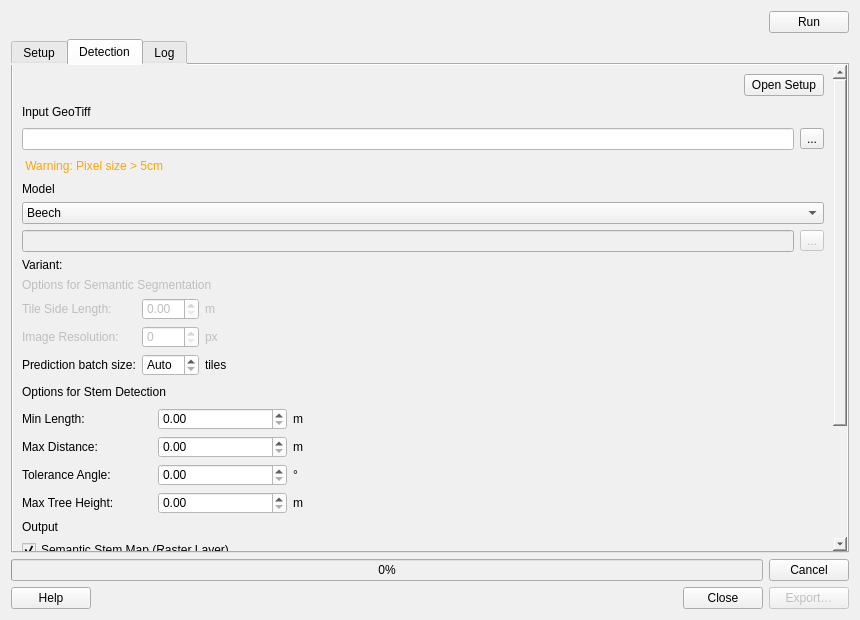
<?xml version="1.0" encoding="UTF-8"?>
<ui version="4.0">
 <class>frame</class>
 <widget class="QFrame" name="frame">
  <property name="geometry">
   <rect>
    <x>0</x>
    <y>0</y>
    <width>860</width>
    <height>620</height>
   </rect>
  </property>
  <!-- This used to declare 640x750 and mean neither number: with the tab
       pages laid out directly, the dialog's minimumSizeHint was 828x1089
       and Qt silently grew the window to it, which is how the Run and
       Close buttons ended up below the bottom of a laptop screen. The
       pages are in QScrollAreas now, so these values are real.

       Height clears an 800 px panel once the menu bar, the dock and the
       window chrome have taken their cut. Width is the Setup tab's
       natural width (its button grid wants ~800 px), so the default
       opens with no horizontal scrollbar; it is the width the dialog was
       already being forced to. The minimum only has to keep the Run row,
       the tab bar and the button row legible - the scroll areas absorb
       everything else. -->
  <property name="minimumSize">
   <size>
    <width>480</width>
    <height>320</height>
   </size>
  </property>
  <property name="windowTitle">
   <string>Frame</string>
  </property>
  <property name="autoFillBackground">
   <bool>false</bool>
  </property>
  <property name="styleSheet">
   <string notr="true">background-color: rgb(240, 240, 240)</string>
  </property>
  <layout class="QVBoxLayout" name="verticalLayout_7">
   <item>
    <layout class="QHBoxLayout" name="horizontalLayout_run">
     <item>
      <spacer name="horizontalSpacer_run">
       <property name="orientation">
        <enum>Qt::Horizontal</enum>
       </property>
       <property name="sizeHint" stdset="0">
        <size>
         <width>40</width>
         <height>20</height>
        </size>
       </property>
      </spacer>
     </item>
     <item>
      <widget class="QPushButton" name="run_button">
       <property name="toolTip">
        <string>Start a detection with the parameters below.</string>
       </property>
       <property name="text">
        <string>Run</string>
       </property>
      </widget>
     </item>
    </layout>
   </item>
   <item>
    <widget class="QTabWidget" name="log_widget">
     <property name="autoFillBackground">
      <bool>false</bool>
     </property>
     <property name="styleSheet">
      <string notr="true">background-color: rgb(240, 240, 240)</string>
     </property>
     <!-- Index 1 == the Detection page. Setup is leftmost (index 0) but
          must not be the page a configured user opens on; _enter_first_run
          overrides this at runtime and resolves the page BY WIDGET. -->
     <property name="currentIndex">
      <number>1</number>
     </property>
     <widget class="QWidget" name="tab_setup">
      <attribute name="title">
       <string>Setup</string>
      </attribute>
      <layout class="QVBoxLayout" name="verticalLayout_setup_outer">
       <property name="leftMargin">
        <number>0</number>
       </property>
       <property name="topMargin">
        <number>0</number>
       </property>
       <property name="rightMargin">
        <number>0</number>
       </property>
       <property name="bottomMargin">
        <number>0</number>
       </property>
       <item>
        <widget class="QScrollArea" name="scroll_setup">
         <property name="frameShape">
          <enum>QFrame::NoFrame</enum>
         </property>
         <property name="widgetResizable">
          <bool>true</bool>
         </property>
         <widget class="QWidget" name="scroll_setup_contents">
          <property name="geometry">
           <rect>
            <x>0</x>
            <y>0</y>
            <width>600</width>
            <height>900</height>
           </rect>
          </property>
          <layout class="QVBoxLayout" name="verticalLayout_setup">
           <item>
            <widget class="QLabel" name="setup_intro_label">
             <property name="styleSheet">
              <string notr="true">color: gray;</string>
             </property>
             <property name="text">
              <string>One-time setup. Nothing here runs during a detection.</string>
             </property>
             <property name="wordWrap">
              <bool>true</bool>
             </property>
            </widget>
           </item>
           <item>
            <widget class="QGroupBox" name="setup_env_group">
             <property name="title">
              <string>1 — Python environment</string>
             </property>
             <layout class="QGridLayout" name="gridLayout_setup_env">
              <item row="0" column="0" colspan="5">
               <widget class="QLabel" name="env_state_label">
                <property name="font">
                 <font>
                  <weight>75</weight>
                  <bold>true</bold>
                 </font>
                </property>
                <property name="text">
                 <string>Not set up</string>
                </property>
               </widget>
              </item>
              <item row="1" column="0" colspan="5">
               <widget class="QLabel" name="env_path_label">
                <property name="styleSheet">
                 <string notr="true">color: gray;</string>
                </property>
                <property name="text">
                 <string/>
                </property>
                <property name="wordWrap">
                 <bool>true</bool>
                </property>
                <property name="textInteractionFlags">
                 <set>Qt::TextSelectableByMouse</set>
                </property>
               </widget>
              </item>
              <item row="2" column="0" colspan="5">
               <widget class="QLabel" name="env_detail_label">
                <property name="styleSheet">
                 <string notr="true">color: gray;</string>
                </property>
                <property name="text">
                 <string/>
                </property>
                <property name="wordWrap">
                 <bool>true</bool>
                </property>
               </widget>
              </item>
              <item row="3" column="0">
               <widget class="QPushButton" name="env_create_button">
                <property name="text">
                 <string>Create environment for me</string>
                </property>
                <property name="default">
                 <bool>true</bool>
                </property>
               </widget>
              </item>
              <item row="3" column="1">
               <widget class="QPushButton" name="env_choose_button">
                <property name="text">
                 <string>Choose interpreter…</string>
                </property>
               </widget>
              </item>
              <item row="3" column="2">
               <widget class="QPushButton" name="env_repair_button">
                <property name="text">
                 <string>Reinstall dependencies</string>
                </property>
               </widget>
              </item>
              <item row="3" column="3">
               <spacer name="horizontalSpacer_setup_env">
                <property name="orientation">
                 <enum>Qt::Horizontal</enum>
                </property>
                <property name="sizeHint" stdset="0">
                 <size>
                  <width>20</width>
                  <height>20</height>
                 </size>
                </property>
               </spacer>
              </item>
              <item row="3" column="4">
               <widget class="QPushButton" name="env_delete_button">
                <property name="text">
                 <string>Delete environment…</string>
                </property>
               </widget>
              </item>
              <item row="4" column="0" colspan="3">
               <widget class="QPushButton" name="autotune_clear_button">
                <property name="toolTip">
                 <string>Forget the measured prediction batch size. It is
    re-measured once on the next run (a one-off pause before the first tile)
    and then reused. Normally unnecessary — the cache invalidates itself when
    the model, the execution provider or the hardware changes.</string>
                </property>
                <property name="text">
                 <string>Clear batch-size autotune cache</string>
                </property>
               </widget>
              </item>
             </layout>
            </widget>
           </item>
           <item>
            <widget class="QGroupBox" name="setup_model_group">
             <property name="title">
              <string>2 — Models</string>
             </property>
             <layout class="QVBoxLayout" name="verticalLayout_setup_models">
              <item>
               <widget class="QLabel" name="models_summary_label">
                <property name="font">
                 <font>
                  <weight>75</weight>
                  <bold>true</bold>
                 </font>
                </property>
                <property name="text">
                 <string>Models on disk: 0 of 0 — 0 bytes</string>
                </property>
               </widget>
              </item>
              <item>
               <widget class="QLabel" name="models_dir_label">
                <property name="styleSheet">
                 <string notr="true">color: gray;</string>
                </property>
                <property name="text">
                 <string/>
                </property>
                <property name="wordWrap">
                 <bool>true</bool>
                </property>
                <property name="textInteractionFlags">
                 <set>Qt::TextSelectableByMouse</set>
                </property>
               </widget>
              </item>
              <item>
               <layout class="QHBoxLayout" name="horizontalLayout_models_filter">
                <item>
                 <widget class="QCheckBox" name="models_variants_checkBox">
                  <property name="text">
                   <string>Show all precision variants</string>
                  </property>
                  <property name="checked">
                   <bool>false</bool>
                  </property>
                 </widget>
                </item>
                <item>
                 <spacer name="horizontalSpacer_models_filter">
                  <property name="orientation">
                   <enum>Qt::Horizontal</enum>
                  </property>
                  <property name="sizeHint" stdset="0">
                   <size>
                    <width>20</width>
                    <height>20</height>
                   </size>
                  </property>
                 </spacer>
                </item>
                <item>
                 <widget class="QPushButton" name="models_refresh_button">
                  <property name="text">
                   <string>Rescan</string>
                  </property>
                 </widget>
                </item>
               </layout>
              </item>
              <item>
               <widget class="QTreeWidget" name="models_treeWidget">
                <property name="minimumSize">
                 <size>
                  <width>0</width>
                  <height>180</height>
                 </size>
                </property>
                <property name="styleSheet">
                 <string notr="true">background-color: rgb(255, 255, 255)</string>
                </property>
                <property name="alternatingRowColors">
                 <bool>false</bool>
                </property>
                <property name="selectionMode">
                 <enum>QAbstractItemView::SingleSelection</enum>
                </property>
                <property name="selectionBehavior">
                 <enum>QAbstractItemView::SelectRows</enum>
                </property>
                <property name="rootIsDecorated">
                 <bool>true</bool>
                </property>
                <property name="uniformRowHeights">
                 <bool>true</bool>
                </property>
                <column>
                 <property name="text">
                  <string>Model</string>
                 </property>
                </column>
                <column>
                 <property name="text">
                  <string>Precision</string>
                 </property>
                </column>
                <column>
                 <property name="text">
                  <string>Size</string>
                 </property>
                </column>
                <column>
                 <property name="text">
                  <string>Status</string>
                 </property>
                </column>
               </widget>
              </item>
              <item>
               <layout class="QHBoxLayout" name="horizontalLayout_models_buttons">
                <item>
                 <widget class="QPushButton" name="models_download_button">
                  <property name="text">
                   <string>Download</string>
                  </property>
                 </widget>
                </item>
                <item>
                 <widget class="QPushButton" name="models_download_default_button">
                  <property name="text">
                   <string>Download recommended</string>
                  </property>
                 </widget>
                </item>
                <item>
                 <widget class="QPushButton" name="models_verify_button">
                  <property name="text">
                   <string>Verify</string>
                  </property>
                 </widget>
                </item>
                <item>
                 <widget class="QPushButton" name="models_delete_button">
                  <property name="text">
                   <string>Delete…</string>
                  </property>
                 </widget>
                </item>
                <item>
                 <spacer name="horizontalSpacer_models_buttons">
                  <property name="orientation">
                   <enum>Qt::Horizontal</enum>
                  </property>
                  <property name="sizeHint" stdset="0">
                   <size>
                    <width>20</width>
                    <height>20</height>
                   </size>
                  </property>
                 </spacer>
                </item>
                <item>
                 <widget class="QPushButton" name="models_open_folder_button">
                  <property name="text">
                   <string>Open folder</string>
                  </property>
                 </widget>
                </item>
               </layout>
              </item>
             </layout>
            </widget>
           </item>
           <item>
            <widget class="QGroupBox" name="setup_ready_group">
             <property name="title">
              <string>3 — Ready</string>
             </property>
             <layout class="QHBoxLayout" name="horizontalLayout_setup_ready">
              <item>
               <widget class="QLabel" name="setup_ready_label">
                <property name="text">
                 <string/>
                </property>
                <property name="wordWrap">
                 <bool>true</bool>
                </property>
               </widget>
              </item>
              <item>
               <spacer name="horizontalSpacer_setup_ready">
                <property name="orientation">
                 <enum>Qt::Horizontal</enum>
                </property>
                <property name="sizeHint" stdset="0">
                 <size>
                  <width>20</width>
                  <height>20</height>
                 </size>
                </property>
               </spacer>
              </item>
              <item>
               <widget class="QPushButton" name="setup_go_detect_button">
                <property name="enabled">
                 <bool>false</bool>
                </property>
                <property name="text">
                 <string>Go to detection</string>
                </property>
               </widget>
              </item>
             </layout>
            </widget>
           </item>
           <item>
            <widget class="QGroupBox" name="setup_activity_group">
             <property name="title">
              <string>Activity</string>
             </property>
             <layout class="QVBoxLayout" name="verticalLayout_setup_activity">
              <item>
               <widget class="QLabel" name="setup_status_label">
                <property name="text">
                 <string>Idle.</string>
                </property>
                <property name="wordWrap">
                 <bool>true</bool>
                </property>
               </widget>
              </item>
              <item>
               <widget class="QProgressBar" name="setup_progress_bar">
                <property name="value">
                 <number>0</number>
                </property>
                <property name="textVisible">
                 <bool>true</bool>
                </property>
               </widget>
              </item>
              <item>
               <widget class="QPlainTextEdit" name="setup_detail_log">
                <property name="maximumSize">
                 <size>
                  <width>16777215</width>
                  <height>140</height>
                 </size>
                </property>
                <property name="styleSheet">
                 <string notr="true">background-color: rgb(255, 255, 255)</string>
                </property>
                <property name="readOnly">
                 <bool>true</bool>
                </property>
                <property name="maximumBlockCount">
                 <number>500</number>
                </property>
               </widget>
              </item>
              <item>
               <layout class="QHBoxLayout" name="horizontalLayout_setup_activity_buttons">
                <item>
                 <spacer name="horizontalSpacer_setup_activity">
                  <property name="orientation">
                   <enum>Qt::Horizontal</enum>
                  </property>
                  <property name="sizeHint" stdset="0">
                   <size>
                    <width>20</width>
                    <height>20</height>
                   </size>
                  </property>
                 </spacer>
                </item>
                <item>
                 <widget class="QPushButton" name="setup_open_log_button">
                  <property name="text">
                   <string>Open full log</string>
                  </property>
                 </widget>
                </item>
               </layout>
              </item>
             </layout>
            </widget>
           </item>
          </layout>
         </widget>
        </widget>
       </item>
      </layout>
     </widget>
     <widget class="QWidget" name="tab">
      <attribute name="title">
       <string>Detection</string>
      </attribute>
      <layout class="QVBoxLayout" name="verticalLayout_detection_outer">
       <property name="leftMargin">
        <number>0</number>
       </property>
       <property name="topMargin">
        <number>0</number>
       </property>
       <property name="rightMargin">
        <number>0</number>
       </property>
       <property name="bottomMargin">
        <number>0</number>
       </property>
       <item>
        <widget class="QScrollArea" name="scroll_detection">
         <property name="frameShape">
          <enum>QFrame::NoFrame</enum>
         </property>
         <property name="widgetResizable">
          <bool>true</bool>
         </property>
         <widget class="QWidget" name="scroll_detection_contents">
          <property name="geometry">
           <rect>
            <x>0</x>
            <y>0</y>
            <width>600</width>
            <height>900</height>
           </rect>
          </property>
          <layout class="QVBoxLayout" name="verticalLayout_4">
           <item>
            <widget class="QWidget" name="setup_banner_widget" native="true">
             <property name="visible">
              <bool>false</bool>
             </property>
             <layout class="QHBoxLayout" name="horizontalLayout_setup_banner">
              <property name="leftMargin">
               <number>0</number>
              </property>
              <property name="topMargin">
               <number>0</number>
              </property>
              <property name="rightMargin">
               <number>0</number>
              </property>
              <property name="bottomMargin">
               <number>0</number>
              </property>
              <item>
               <widget class="QLabel" name="setup_banner_label">
                <property name="styleSheet">
                 <string notr="true">color: rgb(200, 90, 0);</string>
                </property>
                <property name="text">
                 <string/>
                </property>
                <property name="wordWrap">
                 <bool>true</bool>
                </property>
               </widget>
              </item>
              <item>
               <spacer name="horizontalSpacer_setup_banner">
                <property name="orientation">
                 <enum>Qt::Horizontal</enum>
                </property>
                <property name="sizeHint" stdset="0">
                 <size>
                  <width>20</width>
                  <height>20</height>
                 </size>
                </property>
               </spacer>
              </item>
              <item>
               <widget class="QPushButton" name="setup_banner_button">
                <property name="text">
                 <string>Open Setup</string>
                </property>
               </widget>
              </item>
             </layout>
            </widget>
           </item>
           <item>
            <layout class="QGridLayout" name="gridLayout">
             <item row="0" column="1" colspan="2">
              <spacer name="horizontalSpacer">
               <property name="orientation">
                <enum>Qt::Horizontal</enum>
               </property>
               <property name="sizeHint" stdset="0">
                <size>
                 <width>118</width>
                 <height>20</height>
                </size>
               </property>
              </spacer>
             </item>
             <item row="2" column="0" colspan="2">
              <widget class="QLabel" name="uav_warning_label">
               <property name="styleSheet">
                <string notr="true">color: #FFA500;</string>
               </property>
               <property name="text">
                <string> Warning: Pixel size &gt; 5cm</string>
               </property>
              </widget>
             </item>
             <item row="2" column="2">
              <spacer name="horizontalSpacer_2">
               <property name="orientation">
                <enum>Qt::Horizontal</enum>
               </property>
               <property name="sizeHint" stdset="0">
                <size>
                 <width>40</width>
                 <height>20</height>
                </size>
               </property>
              </spacer>
             </item>
             <item row="0" column="0">
              <widget class="QLabel" name="uav_input_label">
               <property name="text">
                <string>Input GeoTiff</string>
               </property>
              </widget>
             </item>
             <item row="1" column="0" colspan="3">
              <layout class="QHBoxLayout" name="horizontalLayout">
               <item>
                <widget class="QLineEdit" name="uav_lineEdit">
                 <property name="autoFillBackground">
                  <bool>false</bool>
                 </property>
                 <property name="styleSheet">
                  <string notr="true">background-color: rgb(255, 255, 255)</string>
                 </property>
                </widget>
               </item>
               <item>
                <widget class="QToolButton" name="uav_toolButton">
                 <property name="text">
                  <string>...</string>
                 </property>
                </widget>
               </item>
              </layout>
             </item>
            </layout>
           </item>
           <item>
            <spacer name="verticalSpacer_2">
             <property name="orientation">
              <enum>Qt::Vertical</enum>
             </property>
             <property name="sizeHint" stdset="0">
              <size>
               <width>20</width>
               <height>40</height>
              </size>
             </property>
            </spacer>
           </item>
           <item>
            <layout class="QVBoxLayout" name="verticalLayout">
             <item>
              <widget class="QLabel" name="model_input_label">
               <property name="text">
                <string>Model</string>
               </property>
              </widget>
             </item>
             <item>
              <widget class="QComboBox" name="model_comboBox">
               <item>
                <property name="text">
                 <string>Beech</string>
                </property>
               </item>
               <item>
                <property name="text">
                 <string>Spruce</string>
                </property>
               </item>
               <item>
                <property name="text">
                 <string>General</string>
                </property>
               </item>
               <item>
                <property name="text">
                 <string>Custom</string>
                </property>
               </item>
              </widget>
             </item>
             <item>
              <layout class="QHBoxLayout" name="horizontalLayout_2">
               <item>
                <widget class="QLineEdit" name="model_lineEdit">
                 <property name="enabled">
                  <bool>false</bool>
                 </property>
                 <property name="autoFillBackground">
                  <bool>false</bool>
                 </property>
                 <property name="styleSheet">
                  <string notr="true"/>
                 </property>
                </widget>
               </item>
               <item>
                <widget class="QToolButton" name="model_toolButton">
                 <property name="enabled">
                  <bool>false</bool>
                 </property>
                 <property name="text">
                  <string>...</string>
                 </property>
                </widget>
               </item>
              </layout>
             </item>
             <item>
              <widget class="QWidget" name="model_variant_widget" native="true">
               <layout class="QHBoxLayout" name="horizontalLayout_variant">
                <property name="leftMargin">
                 <number>0</number>
                </property>
                <property name="topMargin">
                 <number>0</number>
                </property>
                <property name="rightMargin">
                 <number>0</number>
                </property>
                <property name="bottomMargin">
                 <number>0</number>
                </property>
                <item>
                 <widget class="QLabel" name="variant_label">
                  <property name="text">
                   <string>Variant:</string>
                  </property>
                 </widget>
                </item>
               </layout>
              </widget>
             </item>
            </layout>
           </item>
           <item>
            <layout class="QHBoxLayout" name="horizontalLayout_9">
             <item>
              <layout class="QVBoxLayout" name="verticalLayout_3">
               <item>
                <widget class="QLabel" name="segm_label">
                 <property name="enabled">
                  <bool>false</bool>
                 </property>
                 <property name="text">
                  <string>Options for Semantic Segmentation</string>
                 </property>
                </widget>
               </item>
               <item>
                <layout class="QGridLayout" name="gridLayout_4">
                 <item row="1" column="0">
                  <widget class="QLabel" name="image_label">
                   <property name="enabled">
                    <bool>false</bool>
                   </property>
                   <property name="text">
                    <string>Image Resolution:</string>
                   </property>
                  </widget>
                 </item>
                 <item row="0" column="2">
                  <widget class="QLabel" name="tileside_unit_label">
                   <property name="enabled">
                    <bool>false</bool>
                   </property>
                   <property name="text">
                    <string>m</string>
                   </property>
                  </widget>
                 </item>
                 <item row="1" column="2">
                  <widget class="QLabel" name="image_unit_label">
                   <property name="enabled">
                    <bool>false</bool>
                   </property>
                   <property name="text">
                    <string>px</string>
                   </property>
                  </widget>
                 </item>
                 <item row="0" column="1">
                  <widget class="QDoubleSpinBox" name="tileside_doubleSpinBox">
                   <property name="enabled">
                    <bool>false</bool>
                   </property>
                   <property name="styleSheet">
                    <string notr="true">background-color: rgb(255, 255, 255)</string>
                   </property>
                  </widget>
                 </item>
                 <item row="0" column="0">
                  <widget class="QLabel" name="tileside_label">
                   <property name="enabled">
                    <bool>false</bool>
                   </property>
                   <property name="text">
                    <string>Tile Side Length:</string>
                   </property>
                  </widget>
                 </item>
                 <item row="1" column="1">
                  <widget class="QSpinBox" name="image_spinBox">
                   <property name="enabled">
                    <bool>false</bool>
                   </property>
                   <property name="styleSheet">
                    <string notr="true">background-color: rgb(255, 255, 255)</string>
                   </property>
                   <property name="maximum">
                    <number>1000</number>
                   </property>
                  </widget>
                 </item>
                 <item row="2" column="0">
                  <widget class="QLabel" name="batchsize_label">
                   <property name="text">
                    <string>Prediction batch size:</string>
                   </property>
                  </widget>
                 </item>
                 <item row="2" column="1">
                  <widget class="QSpinBox" name="batchsize_spinBox">
                   <property name="toolTip">
                    <string>Tiles per inference batch. Auto lets WINMOL size the batch for this machine and measure the best value once. Set a number to pin it and skip the measurement entirely.</string>
                   </property>
                   <property name="styleSheet">
                    <string notr="true">background-color: rgb(255, 255, 255)</string>
                   </property>
                   <property name="specialValueText">
                    <string>Auto</string>
                   </property>
                   <property name="minimum">
                    <number>0</number>
                   </property>
                   <property name="maximum">
                    <number>64</number>
                   </property>
                  </widget>
                 </item>
                 <item row="2" column="2">
                  <widget class="QLabel" name="batchsize_unit_label">
                   <property name="text">
                    <string>tiles</string>
                   </property>
                  </widget>
                 </item>
                </layout>
               </item>
              </layout>
             </item>
             <item>
              <spacer name="horizontalSpacer_11">
               <property name="orientation">
                <enum>Qt::Horizontal</enum>
               </property>
               <property name="sizeHint" stdset="0">
                <size>
                 <width>40</width>
                 <height>20</height>
                </size>
               </property>
              </spacer>
             </item>
            </layout>
           </item>
           <item>
            <spacer name="verticalSpacer">
             <property name="orientation">
              <enum>Qt::Vertical</enum>
             </property>
             <property name="sizeHint" stdset="0">
              <size>
               <width>20</width>
               <height>40</height>
              </size>
             </property>
            </spacer>
           </item>
           <item>
            <layout class="QHBoxLayout" name="horizontalLayout_8">
             <item>
              <layout class="QVBoxLayout" name="verticalLayout_2">
               <item>
                <layout class="QHBoxLayout" name="horizontalLayout_3">
                 <item>
                  <widget class="QLabel" name="stem_label">
                   <property name="text">
                    <string>Options for Stem Detection</string>
                   </property>
                  </widget>
                 </item>
                 <item>
                  <spacer name="horizontalSpacer_3">
                   <property name="orientation">
                    <enum>Qt::Horizontal</enum>
                   </property>
                   <property name="sizeHint" stdset="0">
                    <size>
                     <width>40</width>
                     <height>20</height>
                    </size>
                   </property>
                  </spacer>
                 </item>
                </layout>
               </item>
               <item>
                <layout class="QGridLayout" name="gridLayout_2">
                 <item row="0" column="0">
                  <widget class="QLabel" name="minlength_label">
                   <property name="text">
                    <string>Min Length:</string>
                   </property>
                  </widget>
                 </item>
                 <item row="0" column="1">
                  <widget class="QDoubleSpinBox" name="minlength_doubleSpinBox">
                   <property name="styleSheet">
                    <string notr="true">background-color: rgb(255, 255, 255)</string>
                   </property>
                  </widget>
                 </item>
                 <item row="0" column="2">
                  <widget class="QLabel" name="minlength_unit_label">
                   <property name="text">
                    <string>m</string>
                   </property>
                  </widget>
                 </item>
                 <item row="1" column="0">
                  <widget class="QLabel" name="maxdistance_label">
                   <property name="text">
                    <string>Max Distance:</string>
                   </property>
                  </widget>
                 </item>
                 <item row="1" column="1">
                  <widget class="QDoubleSpinBox" name="maxdistance_doubleSpinBox">
                   <property name="styleSheet">
                    <string notr="true">background-color: rgb(255, 255, 255)</string>
                   </property>
                  </widget>
                 </item>
                 <item row="2" column="0">
                  <widget class="QLabel" name="tolerance_label">
                   <property name="text">
                    <string>Tolerance Angle:</string>
                   </property>
                  </widget>
                 </item>
                 <item row="2" column="1">
                  <widget class="QDoubleSpinBox" name="tolerance_doubleSpinBox">
                   <property name="styleSheet">
                    <string notr="true">background-color: rgb(255, 255, 255)</string>
                   </property>
                  </widget>
                 </item>
                 <item row="2" column="2">
                  <widget class="QLabel" name="tolerance_unit_label">
                   <property name="text">
                    <string>°</string>
                   </property>
                  </widget>
                 </item>
                 <item row="3" column="0">
                  <widget class="QLabel" name="maxtree_label">
                   <property name="text">
                    <string>Max Tree Height:</string>
                   </property>
                  </widget>
                 </item>
                 <item row="3" column="1">
                  <widget class="QDoubleSpinBox" name="maxtree_doubleSpinBox">
                   <property name="styleSheet">
                    <string notr="true">background-color: rgb(255, 255, 255)</string>
                   </property>
                  </widget>
                 </item>
                 <item row="3" column="2">
                  <widget class="QLabel" name="maxtree_unit_label">
                   <property name="text">
                    <string>m</string>
                   </property>
                  </widget>
                 </item>
                 <item row="1" column="2">
                  <widget class="QLabel" name="maxdistance_unit_label">
                   <property name="text">
                    <string>m</string>
                   </property>
                  </widget>
                 </item>
                </layout>
               </item>
              </layout>
             </item>
             <item>
              <spacer name="horizontalSpacer_4">
               <property name="orientation">
                <enum>Qt::Horizontal</enum>
               </property>
               <property name="sizeHint" stdset="0">
                <size>
                 <width>40</width>
                 <height>20</height>
                </size>
               </property>
              </spacer>
             </item>
            </layout>
           </item>
           <item>
            <spacer name="verticalSpacer_3">
             <property name="orientation">
              <enum>Qt::Vertical</enum>
             </property>
             <property name="sizeHint" stdset="0">
              <size>
               <width>18</width>
               <height>13</height>
              </size>
             </property>
            </spacer>
           </item>
           <item>
            <widget class="QLabel" name="output_input_label">
             <property name="text">
              <string>Output</string>
             </property>
            </widget>
           </item>
           <item>
            <widget class="QCheckBox" name="output_checkBox_stem">
             <property name="text">
              <string>Semantic Stem Map (Raster Layer)</string>
             </property>
             <property name="checked">
              <bool>true</bool>
             </property>
            </widget>
           </item>
           <item>
            <layout class="QHBoxLayout" name="horizontalLayout_6">
             <item>
              <widget class="QLineEdit" name="output_lineEdit_stem">
               <property name="enabled">
                <bool>true</bool>
               </property>
               <property name="autoFillBackground">
                <bool>false</bool>
               </property>
               <property name="styleSheet">
                <string notr="true">background-color: rgb(255, 255, 255)</string>
               </property>
               <property name="placeholderText">
                <string/>
               </property>
              </widget>
             </item>
             <item>
              <widget class="QToolButton" name="output_toolButton_stem">
               <property name="enabled">
                <bool>true</bool>
               </property>
               <property name="text">
                <string>...</string>
               </property>
              </widget>
             </item>
            </layout>
           </item>
           <item>
            <widget class="QCheckBox" name="output_checkBox_trees">
             <property name="text">
              <string>Detected Wind-Thrown Trees (Line Layer)</string>
             </property>
             <property name="checked">
              <bool>true</bool>
             </property>
            </widget>
           </item>
           <item>
            <layout class="QHBoxLayout" name="horizontalLayout_4">
             <item>
              <widget class="QLineEdit" name="output_lineEdit_trees">
               <property name="enabled">
                <bool>true</bool>
               </property>
               <property name="autoFillBackground">
                <bool>false</bool>
               </property>
               <property name="styleSheet">
                <string notr="true">background-color: rgb(255, 255, 255)</string>
               </property>
               <property name="placeholderText">
                <string/>
               </property>
              </widget>
             </item>
             <item>
              <widget class="QToolButton" name="output_toolButton_trees">
               <property name="enabled">
                <bool>true</bool>
               </property>
               <property name="text">
                <string>...</string>
               </property>
              </widget>
             </item>
            </layout>
           </item>
           <item>
            <widget class="QCheckBox" name="output_checkBox_nodes">
             <property name="text">
              <string>Measuring Nodes (Point Layer)</string>
             </property>
             <property name="checked">
              <bool>true</bool>
             </property>
            </widget>
           </item>
           <item>
            <layout class="QHBoxLayout" name="horizontalLayout_5">
             <item>
              <widget class="QLineEdit" name="output_lineEdit_nodes">
               <property name="enabled">
                <bool>true</bool>
               </property>
               <property name="autoFillBackground">
                <bool>false</bool>
               </property>
               <property name="styleSheet">
                <string notr="true">background-color: rgb(255, 255, 255)</string>
               </property>
               <property name="placeholderText">
                <string/>
               </property>
              </widget>
             </item>
             <item>
              <widget class="QToolButton" name="output_toolButton_nodes">
               <property name="enabled">
                <bool>true</bool>
               </property>
               <property name="text">
                <string>...</string>
               </property>
              </widget>
             </item>
            </layout>
           </item>
          </layout>
         </widget>
        </widget>
       </item>
      </layout>
     </widget>
     <widget class="QWidget" name="tab_2">
      <attribute name="title">
       <string>Log</string>
      </attribute>
      <layout class="QVBoxLayout" name="verticalLayout_9">
       <item>
        <widget class="QPlainTextEdit" name="output_log">
         <property name="styleSheet">
          <string notr="true">background-color: rgb(255, 255, 255)</string>
         </property>
        </widget>
       </item>
      </layout>
     </widget>
    </widget>
   </item>
   <item>
    <layout class="QGridLayout" name="gridLayout_3">
     <item row="1" column="1">
      <spacer name="horizontalSpacer_5">
       <property name="orientation">
        <enum>Qt::Horizontal</enum>
       </property>
       <property name="sizeHint" stdset="0">
        <size>
         <width>40</width>
         <height>20</height>
        </size>
       </property>
      </spacer>
     </item>
     <item row="1" column="0">
      <widget class="QPushButton" name="help_button">
       <property name="text">
        <string>Help</string>
       </property>
      </widget>
     </item>
     <item row="0" column="0" colspan="3">
      <widget class="QProgressBar" name="progress_bar">
       <property name="value">
        <number>0</number>
       </property>
      </widget>
     </item>
     <item row="0" column="3">
      <widget class="QPushButton" name="cancel_button">
       <property name="text">
        <string>Cancel</string>
       </property>
      </widget>
     </item>
     <item row="1" column="3">
      <widget class="QPushButton" name="export_button">
       <property name="enabled">
        <bool>false</bool>
       </property>
       <property name="toolTip">
        <string>Save the last run's outputs (stem map / stems) to a folder. Runs without an output path go to a temp folder until exported.</string>
       </property>
       <property name="text">
        <string>Export…</string>
       </property>
      </widget>
     </item>
     <item row="1" column="2">
      <widget class="QPushButton" name="close_button">
       <property name="text">
        <string>Close</string>
       </property>
      </widget>
     </item>
    </layout>
   </item>
  </layout>
 </widget>
 <resources/>
 <connections/>
</ui>
